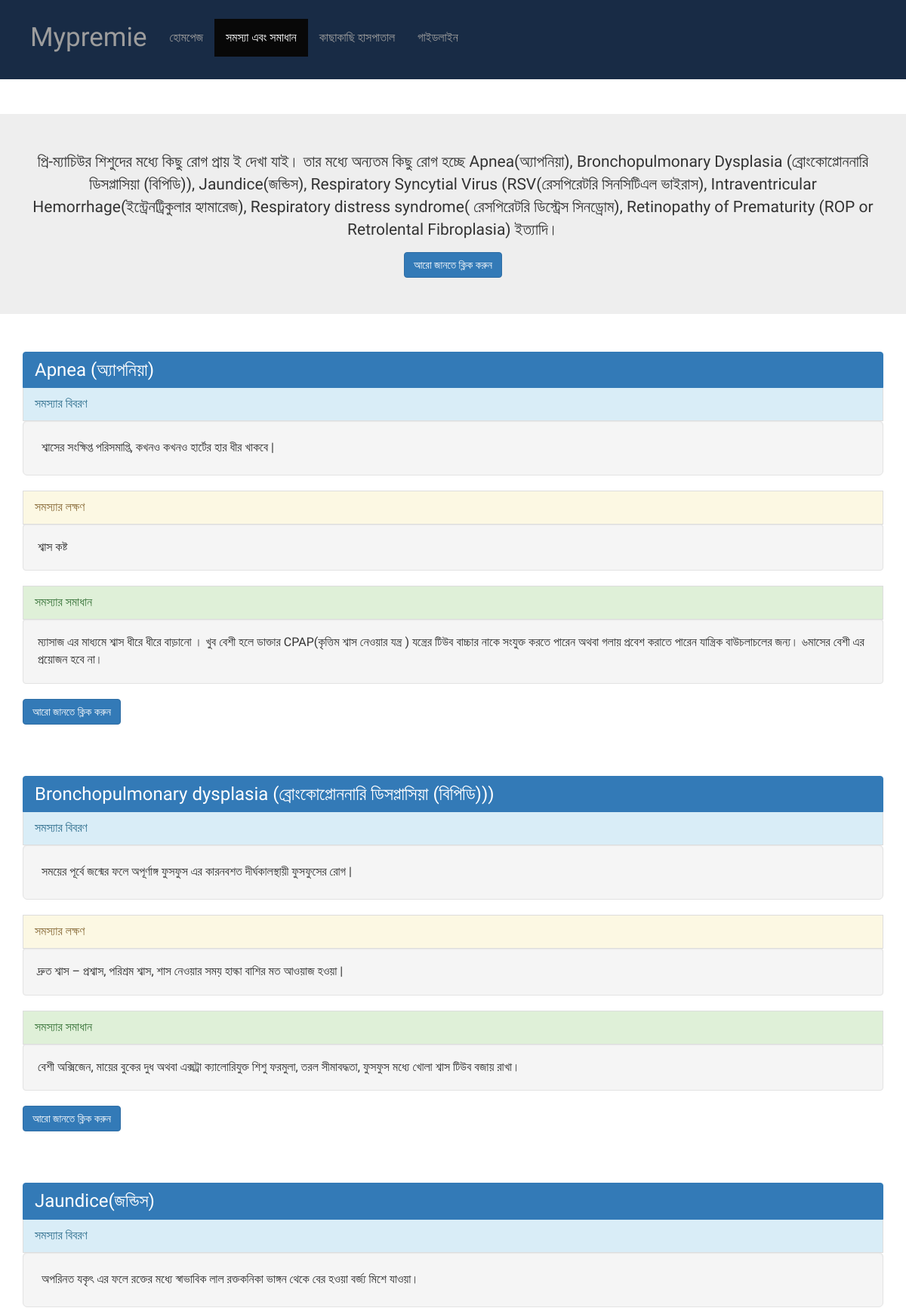
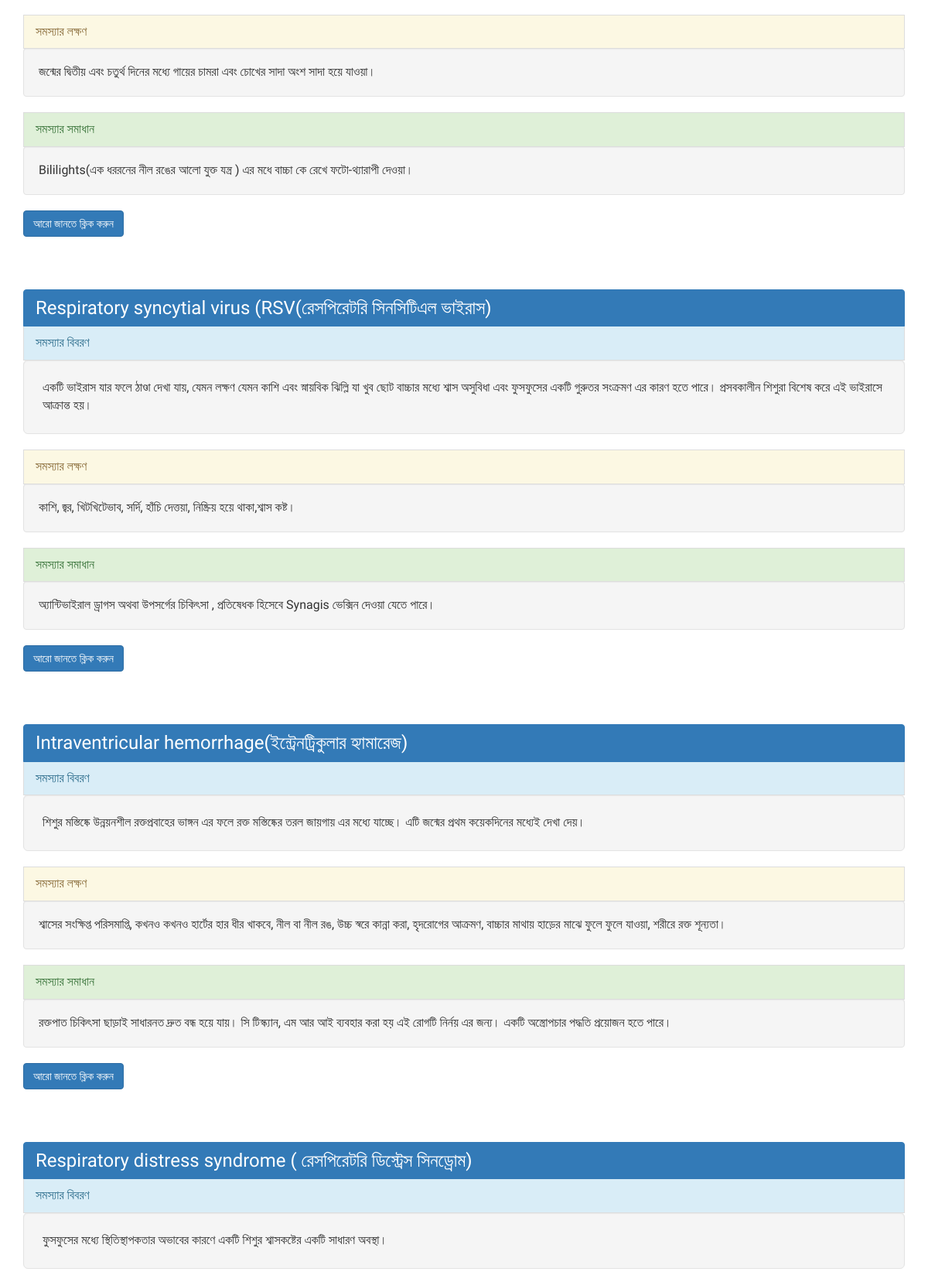
Page /problemandsolution/ (upper part) on the committed database (2 pictures, top to bottom).
### problemandsolution/models.py (models this page shows, shortened)
class problemandsolution(models.Model):
    problemname = models.CharField(max_length=150, default='')
    problemdetails = models.CharField(max_length=500, default='')
    problemsignandsymptom = models.CharField(max_length=500, default='')
    solution = models.CharField(max_length=500, default='')
    youtubeurl  = models.URLField(blank=True)

### problemandsolution/views.py (the view)
# urls.py: path('', views.get),
def get(request):
    items = problemandsolution.objects.all()
    args = {
        'items': items
    }
    return render(request, 'problemandsolution/problemandsolution.html', args)

### problemandsolution/templates/problemandsolution/problemandsolution.html (shortened to what this page needs)
{% extends 'problemandsolutionbase.html' %}
{% block body %}
<div>
    <br><br>
</div>
    <div class="jumbotron text-center">
      <div class="container">
        <p> প্রি-ম্যাচিউর শিশুদের মধ্যে কিছু রোগ প্রায় ই দেখা যাই।  তার মধ্যে অন্যতম কিছু রোগ হচ্ছে Apnea(অ্যাপনিয়া), Bronchopulmonary Dysplasia (ব্রোংকোপ্লোননারি ডিসপ্লাসিয়া (বিপিডি)), Jaundice(জন্ডিস), Respiratory Syncytial Virus (RSV(রেসপিরেটরি সিনসিটিএল ভাইরাস), Intraventricular Hemorrhage(ইন্ট্রেনট্রিকুলার হ্যামারেজ), Respiratory distress syndrome( রেসপিরেটরি ডিস্ট্রেস সিনড্রোম), Retinopathy of Prematurity (ROP or Retrolental Fibroplasia) ইত্যাদি। </p>
        <a href="https://en.wikipedia.org/wiki/Preterm_birth" class="btn btn-primary" target="_blank">আরো জানতে ক্লিক করুন </a>
      </div>
    </div>
{% for item in items %}
<div class="container">
    <div class="list-group">
        <h3 class="list-group-item active">{{ item.problemname }}</h3>
        <p class="list-group-item list-group-item-info">সমস্যার বিবরণ</p>
        <div class="well well-lg">
            <p>{{ item.problemdetails }}</p>
        </div>
        <p class="list-group-item list-group-item-warning">সমস্যার লক্ষণ</p>
        <div class="well">
            <p>{{ item.problemsignandsymptom }}</p>
        </div>
        <p class="list-group-item list-group-item-success">সমস্যার সমাধান</p>
        <div class="well">
            <p>{{ item.solution }}</p>
        </div>
        <a href="{{ item.youtubeurl }}" class="btn btn-primary " target="_blank">আরো জানতে ক্লিক করুন </a>
    </div>
</div>
{% endfor %}
{% endblock %}

### problemandsolution/templates/problemandsolutionbase.html (shortened to what this page needs)
{% load static  %}
<html>
<head>
<link rel='stylesheet' href="{% static 'css/bootstrap.css' %}"  type='text/css' />
<link rel="stylesheet" href="{% static 'css/flexslider.css' %}" type='text/css' />
<link href="{% static 'css/style.css' %}" rel='stylesheet' type='text/css' />
<link href="{% static 'css/owl.carousel.css'%} " rel="stylesheet">
</head>
<body>
	<nav class=" navbar-inverse">
		<div class="container-fluid">
			<div class="navbar-header">
				<a class="navbar-brand" href="/home/">Mypremie</a>
			</div>
			<ul class="nav navbar-nav">
				<li><a href="/home/">হোমপেজ</a></li>
				<li class="active"><a href="/problemandsolution/">সমস্যা এবং সমাধান</a></li>
				<li><a href="/nearbyhospital/">কাছাকাছি হাসপাতাল</a></li>
				<li><a href="/guideline/">গাইডলাইন</a></li>
			</ul>
		</div>
	</nav>
{% block body %}
{% endblock %}
	<br>
	<br>
	<br>
	<br>
</body>
</html>

### home/static/css/style.css (style rules this page uses)
html, body { font-size: 100%; background: #fff; }
body { font-size: 100%; font-family:'Roboto-Regular'; }
body a { transition: 0.5s all ease; -webkit-transition: 0.5s all ease; -moz-transition: 0.5s all ease; -o-transition: 0.5s all ease; -ms-transition: 0.5s all ease; }
p { margin:0; }
ul,label { margin:0; padding:0; }
.list-group { margin-bottom: 48px; }

### rows in the picture
problemandsolution: problemname "Apnea (অ্যাপনিয়া)", problemdetails "শ্বাসের সংক্ষিপ্ত পরিসমাপ্তি, কখনও কখনও হার্টের হার ধীর খাকবে |", problemsignandsymptom "শ্বাস কষ্ট", solution "ম্যাসাজ এর মাধ্যমে শ্বাস ধীরে ধীরে বাড়ানো । খুব বেশী হলে ডাক্তার CPAP(কৃত্তিম শ্বাস নেওয়ার যন্ত্র ) যন্ত্রের টিউব বাচ্চার নাকে সংযুক্ত করতে পারেন অথবা গলায় প্রবেশ করাতে পারেন যান্ত্রিক বাউচলাচলের জন্য। ৬মাসের বেশী এর প্রয়োজন হবে না।"
problemandsolution: problemname "Bronchopulmonary dysplasia (ব্রোংকোপ্লোননারি ডিসপ্লাসিয়া (বিপিডি)))", problemdetails "সময়ের পূর্বে জন্মের ফলে অপূর্ণাঙ্গ ফুসফুস এর কারনবশত দীর্ঘকালস্থায়ী ফুসফুসের রোগ |", problemsignandsymptom "দ্রুত শ্বাস – প্রশ্বাস, পরিশ্রম শ্বাস, শাস নেওয়ার সময় হাল্কা বাশির মত আওয়াজ হওয়া |", solution "বেশী অক্সিজেন, মায়ের বুকের দুধ অথবা এক্সট্রা ক্যালোরিযুক্ত শিশু ফরমুলা, তরল সীমাবদ্ধতা, ফুসফুস মধ্যে খোলা শ্বাস টিউব বজায় রাখা।"
problemandsolution: problemname "Jaundice(জন্ডিস)", problemdetails "অপরিনত যকৃৎ এর ফলে রক্তের মধ্যে স্বাভাবিক লাল রক্তকনিকা ভাঙ্গন থেকে বের হওয়া বর্জ্য মিশে যাওয়া।", problemsignandsymptom "জন্মের দ্বিতীয় এবং চতুর্থ দিনের মধ্যে গায়ের চামরা এবং চোখের সাদা অংশ সাদা হয়ে যাওয়া।", solution "Bililights(এক ধররনের নীল রঙের আলো যুক্ত যন্ত্র ) এর মধে বাচ্চা কে রেখে ফটো-থ্যারাপী দেওয়া।"
problemandsolution: problemname "Respiratory syncytial virus (RSV(রেসপিরেটরি সিনসিটিএল ভাইরাস)", problemdetails "একটি ভাইরাস যার ফলে ঠাণ্ডা দেখা যায়, যেমন লক্ষণ যেমন কাশি এবং স্নায়বিক ঝিল্লি যা খুব ছোট বাচ্চার মধ্যে শ্বাস অসুবিধা এবং ফুসফুসের একটি গুরুতর সংক্রমণ এর কারণ হতে পারে। প্রসবকালীন শিশুরা বিশেষ করে এই ভাইরাসে আক্রান্ত হয়।", problemsignandsymptom "কাশি, জ্বর, খিটখিটেভাব, সর্দি, হাঁচি দেত্তয়া, নিষ্ক্রিয় হয়ে থাকা,শ্বাস কষ্ট।", solution "অ্যান্টিভাইরাল ড্রাগস অথবা উপসর্গের চিকিৎসা , প্রতিষেধক হিসেবে Synagis ভেক্সিন দেওয়া যেতে পারে।"
problemandsolution: problemname "Intraventricular hemorrhage(ইন্ট্রেনট্রিকুলার হ্যামারেজ)", problemdetails "শিশুর মস্তিষ্কে উন্নয়নশীল রক্তপ্রবাহের ভাঙ্গন এর ফলে রক্ত মস্তিষ্কের তরল জায়গায় এর মধ্যে যাচ্ছে। এটি জন্মের প্রথম কয়েকদিনের মধ্যেই দেখা দেয়।", problemsignandsymptom "শ্বাসের সংক্ষিপ্ত পরিসমাপ্তি, কখনও কখনও হার্টের হার ধীর খাকবে, নীল বা নীল রঙ, উচ্চ স্বরে কান্না করা, হৃদরোগের আক্রমণ, বাচ্চার মাথায় হাড়ের মাঝে ফুলে ফুলে যাওয়া, শরীরে রক্ত শূন্যতা।", solution "রক্তপাত চিকিৎসা ছাড়াই সাধারনত দ্রুত বন্ধ হয়ে যায়। সি টিস্ক্যান, এম আর আই ব্যবহার করা হয় এই রোগটি নির্নয় এর জন্য। একটি অস্ত্রোপচার পদ্ধতি প্রয়োজন হতে পারে।"
problemandsolution: problemname "Respiratory distress syndrome ( রেসপিরেটরি ডিস্ট্রেস সিনড্রোম)", problemdetails "ফুসফুসের মধ্যে স্থিতিস্থাপকতার অভাবের কারণে একটি শিশুর শ্বাসকষ্টের একটি সাধারণ অবস্থা।"
